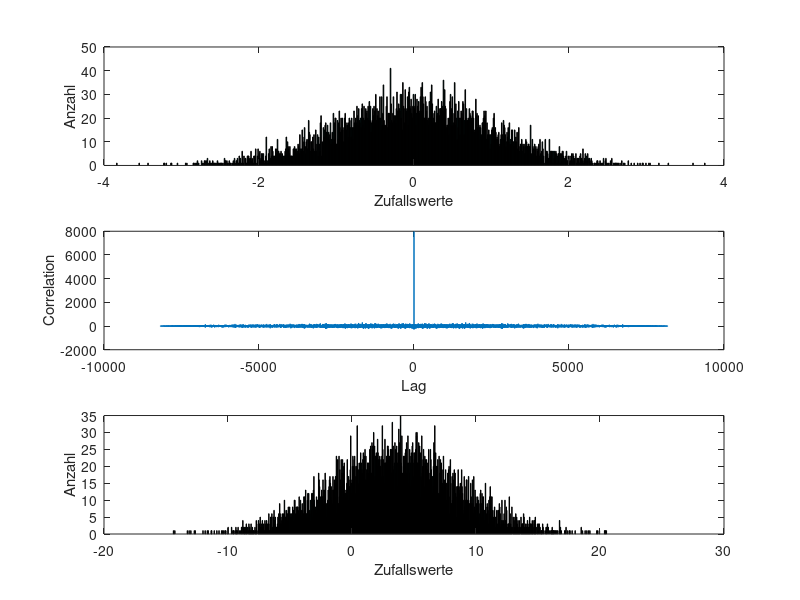

This chart was generated by the following MATLAB code:
%% Signalsynthese (aus Aufgabe 1)
fs = 8192;                 % Abtastfrequenz [Hz]
size = (fs*1);
n  = 0:(size-1);         % Zeitschritte

s1 = 1 * sin(2 * pi * 500 * n * (1/fs));
s2 = 0.5 * sin(2 * pi * 1000 * n * (1/fs));
s3 = 0.2 * sin(2 * pi * 1500 * n * (1/fs));
s4 = s1 + s2 + s3;


%% Histogramm des Rauschvektors
noise = randn(1, size);

% Darstellung des Histogramm
subplot(3,1,1);
hist(noise, 1000);
xlabel('Zufallswerte');
ylabel('Anzahl');

% Autokorrelation
[corr, lags] = xcorr(noise);

subplot(3,1,2);
plot(lags, corr);
xlabel('Lag');
ylabel('Correlation');

% Erzeugung von noise2
noise2 = 3.5 + sqrt(5^2) * randn(1, size);

subplot(3,1,3);
hist(noise2, 1000);
xlabel('Zufallswerte');
ylabel('Anzahl');


%% Erzeugung der verrauschten Signale
noise_s5 = 0.01 * randn(1, size);
noise_s6 = 0.1  * randn(1, size);
noise_s7 = 5    * randn(1, size);

s5 = s4 + noise_s5;
s6 = s4 + noise_s6;
s7 = s4 + noise_s7;

% Berechnung des SNR
u_eff_s4 = rms(s4);
u_eff_n5 = rms(noise_s5);
u_eff_n6 = rms(noise_s6);
u_eff_n7 = rms(noise_s7);

SNR_s5 = 10 * log10((u_eff_s4^2)/(u_eff_n5^2));
SNR_s6 = 10 * log10((u_eff_s4^2)/(u_eff_n6^2));
SNR_s7 = 10 * log10((u_eff_s4^2)/(u_eff_n7^2));


%% Wiedergabe
soundsc(s4, fs);
pause(1);
soundsc(s5, fs);
pause(1);
soundsc(s6, fs);
pause(1);
soundsc(s7, fs);
